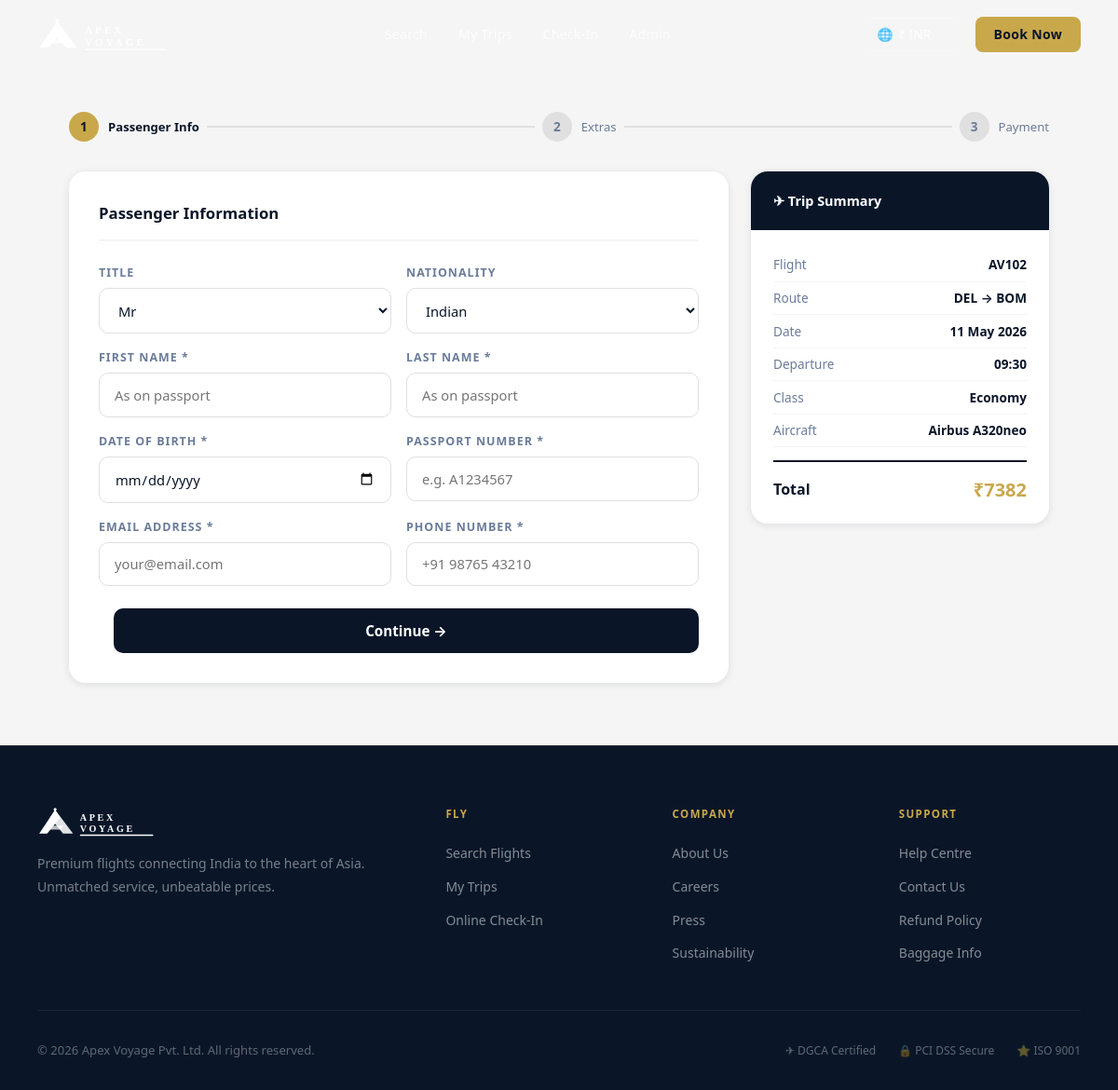
/booking?flight_id=2, run on the app's committed database.
### models.py (models this page shows, shortened)
class Flight(db.Model):
    __tablename__ = 'flights'
    id               = db.Column(db.Integer, primary_key=True)
    flight_number    = db.Column(db.String(10), nullable=False)
    origin_code      = db.Column(db.String(5), nullable=False)
    origin_city      = db.Column(db.String(100), nullable=False)
    destination_code = db.Column(db.String(5), nullable=False)
    destination_city = db.Column(db.String(100), nullable=False)
    departure_time   = db.Column(db.String(10), nullable=False)
    arrival_time     = db.Column(db.String(10), nullable=False)
    date             = db.Column(db.Date, nullable=False)
    aircraft_type    = db.Column(db.String(50), nullable=False)
    economy_price    = db.Column(db.Float, nullable=False)
    business_price   = db.Column(db.Float, nullable=False)
    first_price      = db.Column(db.Float, nullable=False)
    economy_seats    = db.Column(db.Integer, default=180)
    business_seats   = db.Column(db.Integer, default=36)
    first_seats      = db.Column(db.Integer, default=12)
    status           = db.Column(db.String(20), default='Scheduled')
    bookings         = db.relationship('Booking', backref='flight', lazy=True,
                                       cascade='all, delete-orphan')
    def price_for_class(self, cls):
        return {'Economy': self.economy_price, 'Business': self.business_price, 'First': self.first_price}.get(cls, 0)

### app.py (the view, shortened to what this page needs)
@app.route('/booking', methods=['GET', 'POST'])
def booking():
    flight_id   = request.args.get('flight_id')
    seat_class  = request.args.get('class', 'Economy')
    seat_number = request.args.get('seat', '')
    passengers  = int(request.args.get('passengers', 1))
    if not flight_id:
        return redirect(url_for('index'))
    flight = Flight.query.get_or_404(flight_id)
    return render_template('booking.html', flight=flight, seat_class=seat_class,
                           seat_number=seat_number, passengers=passengers)

### templates/booking.html (shortened to what this page needs)
{% extends 'base.html' %}
{% block extra_css %}<link rel="stylesheet" href="{{ url_for('static', filename='css/booking.css') }}">{% endblock %}
{% block content %}
<div class="page-wrap">
  <div class="page-container">
    <div class="progress-steps" role="list" aria-label="Booking steps">
      <div class="ps-step active" id="ps1" role="listitem">
        <div class="ps-num" aria-current="step">1</div>
        <div class="ps-label">Passenger Info</div>
      </div>
      <div class="ps-connector" id="conn1"></div>
      <div class="ps-step" id="ps2" role="listitem">
        <div class="ps-num">2</div>
        <div class="ps-label">Extras</div>
      </div>
      <div class="ps-connector" id="conn2"></div>
      <div class="ps-step" id="ps3" role="listitem">
        <div class="ps-num">3</div>
        <div class="ps-label">Payment</div>
      </div>
    </div>
    <div class="booking-wrap">
      <div class="booking-main">
        <form method="POST" action="{{ url_for('booking') }}" id="bookingForm">
          <div class="form-card">
            <div class="form-step active" id="step1" role="tabpanel" aria-labelledby="ps1">
              <div class="form-step-title">Passenger Information</div>
              <div class="form-row">
                <div class="form-group">
                  <label class="form-label" for="title">Title</label>
                  <select class="form-select" id="title" name="title" aria-label="Title" required>
                    <option value="Mr">Mr</option>
                  </select>
                </div>
                <div class="form-group">
                  <label class="form-label" for="nationality">Nationality</label>
                  <select class="form-select" id="nationality" name="nationality" aria-label="Nationality">
                    <option value="Indian">Indian</option>
                  </select>
                </div>
              </div>
              <div class="form-row">
                <div class="form-group">
                  <label class="form-label" for="first_name">First Name *</label>
                  <input type="text" class="form-input" id="first_name" name="first_name"
                         placeholder="As on passport" required autocomplete="given-name"
                         aria-required="true">
                </div>
                <div class="form-group">
                  <label class="form-label" for="last_name">Last Name *</label>
                  <input type="text" class="form-input" id="last_name" name="last_name"
                         placeholder="As on passport" required autocomplete="family-name"
                         aria-required="true">
                </div>
              </div>
              <div class="form-row">
                <div class="form-group">
                  <label class="form-label" for="dob">Date of Birth *</label>
                  <input type="date" class="form-input" id="dob" name="dob"
                         required aria-required="true" aria-label="Date of birth">
                </div>
                <div class="form-group">
                  <label class="form-label" for="passport">Passport Number *</label>
                  <input type="text" class="form-input" id="passport" name="passport"
                         placeholder="e.g. A1234567" required
                         autocomplete="off" aria-required="true">
                </div>
              </div>
              <div class="form-row">
                <div class="form-group">
                  <label class="form-label" for="email">Email Address *</label>
                  <input type="email" class="form-input" id="email" name="email"
                         placeholder="your@email.com" required
                         autocomplete="email" aria-required="true">
                </div>
                <div class="form-group">
                  <label class="form-label" for="phone">Phone Number *</label>
                  <input type="tel" class="form-input" id="phone" name="phone"
                         placeholder="+91 98765 43210" required
                         autocomplete="tel" aria-required="true">
                </div>
              </div>
              <div class="step-nav">
                <button type="button" class="btn-next" id="next1" aria-label="Continue to Extras">Continue →</button>
              </div>
            </div>
          </div>
        </form>
      </div>
      <div class="booking-sidebar">
        <div class="summary-card">
          <div class="summary-card__head">
            <h4>✈ Trip Summary</h4>
          </div>
          <div class="summary-body">
            <div class="sum-row">
              <span class="sum-label">Flight</span>
              <span class="sum-val">{{ flight.flight_number }}</span>
            </div>
            <div class="sum-row">
              <span class="sum-label">Route</span>
              <span class="sum-val">{{ flight.origin_code }} → {{ flight.destination_code }}</span>
            </div>
            <div class="sum-row">
              <span class="sum-label">Date</span>
              <span class="sum-val">{{ flight.date.strftime('%d %b %Y') }}</span>
            </div>
            <div class="sum-row">
              <span class="sum-label">Departure</span>
              <span class="sum-val">{{ flight.departure_time }}</span>
            </div>
            <div class="sum-row">
              <span class="sum-label">Class</span>
              <span class="sum-val">{{ seat_class }}</span>
            </div>
            <div class="sum-row">
              <span class="sum-label">Aircraft</span>
              <span class="sum-val">{{ flight.aircraft_type }}</span>
            </div>
            <div class="sum-total-row">
              <span class="sum-total-label">Total</span>
              <span class="sum-total-val">₹{{ (flight.price_for_class(seat_class) * 1.05 + 450)|int }}</span>
            </div>
          </div>
        </div>
      </div>
    </div>
  </div>
</div>
{% endblock %}

### static/css/main.css (style rules this page uses)
:root { --navy: #0A1628; --navy-mid: #112040; --navy-light: #1a2f4e; --gold: #C9A84C; --gold-light: #E8C97A; --gold-dim: rgba(201,168,76,0.15); --saffron: #FF6B35; --white: #FFFFFF; --off-white: #FAF9F7; --grey-light: #F5F5F5; --grey-mid: #E0E0E0; --text-dark: #0A1628; --text-mid: #3D4F6B; --text-muted: #6B7C99; --shadow-sm: 0 2px 8px rgba(10,22,40,0.10); --shadow-md: 0 4px 24px rgba(10,22,40,0.14); --shadow-lg: 0 12px 48px rgba(10,22,40,0.20); --radius: 10px; --radius-lg: 18px; --radius-xl: 28px; --ease: cubic-bezier(0.4,0,0.2,1); --dur: 0.25s; }
*,*::before,*::after { box-sizing: border-box; margin: 0; padding: 0; }
html { scroll-behavior: smooth; font-size: 16px; }
body { font-family: 'Segoe UI', system-ui, -apple-system, BlinkMacSystemFont, sans-serif; color: var(--text-dark); background: var(--white); overflow-x: hidden; line-height: 1.6; }
button, input, select, textarea { font-family: inherit; outline: none; }
button { cursor: pointer; border: none; background: none; }

### static/css/booking.css (style rules this page uses)
.page-wrap { padding-top: 88px; min-height: 100vh; background: var(--grey-light); }
.page-container { max-width: 1100px; margin: 0 auto; padding: 2rem 1.5rem 4rem; }
.booking-wrap { display: grid; grid-template-columns: 1fr 320px; gap: 1.5rem; }
.booking-main { min-width: 0; }
.booking-sidebar { position: sticky; top: 96px; align-self: start; }
.progress-steps { display: flex; align-items: center; margin-bottom: 2rem; }
.ps-step { display: flex; align-items: center; gap: 0.625rem; }
.ps-num { width: 32px; height: 32px; border-radius: 50%; display: flex; align-items: center; justify-content: center; font-size: 0.85rem; font-weight: 700; background: var(--grey-mid); color: var(--text-muted); transition: all var(--dur); }
.ps-step.active .ps-num { background: var(--gold); color: var(--navy); }
.ps-label { font-size: 0.82rem; font-weight: 500; color: var(--text-muted); }
.ps-step.active .ps-label { color: var(--navy); font-weight: 700; }
.ps-connector { flex: 1; height: 2px; background: var(--grey-mid); margin: 0 0.5rem; transition: background var(--dur); }
.form-card { background: white; border-radius: var(--radius-lg); box-shadow: var(--shadow-sm); overflow: hidden; }
.form-step { display: none; padding: 2rem; }
.form-step.active { display: block; }
.form-step-title { font-size: 1.05rem; font-weight: 700; color: var(--navy); margin-bottom: 1.5rem; padding-bottom: 0.875rem; border-bottom: 2px solid var(--grey-light); }
.form-row { display: grid; grid-template-columns: 1fr 1fr; gap: 1rem; margin-bottom: 1rem; }
.form-group { display: flex; flex-direction: column; gap: 0.375rem; }
.form-label { font-size: 0.78rem; font-weight: 700; text-transform: uppercase; letter-spacing: 0.08em; color: var(--text-muted); }
.form-input, .form-select { border: 1.5px solid var(--grey-mid); border-radius: var(--radius); padding: 0.8rem 1rem; font-size: 0.92rem; color: var(--navy); background: white; width: 100%; transition: border-color var(--dur), box-shadow var(--dur); }
.step-nav { display: flex; justify-content: space-between; margin-top: 1.5rem; gap: 1rem; }
.btn-next { flex: 1; background: var(--navy); color: white; border-radius: var(--radius); padding: 0.875rem 1.5rem; font-weight: 700; font-size: 0.95rem; border: none; cursor: pointer; transition: all var(--dur); }
.summary-card { background: white; border-radius: var(--radius-lg); box-shadow: var(--shadow-sm); overflow: hidden; }
.summary-card__head { background: var(--navy); color: white; padding: 1.25rem 1.5rem; }
.summary-card__head h4 { font-size: 0.9rem; font-weight: 700; }
.summary-body { padding: 1.25rem 1.5rem; }
.sum-row { display: flex; justify-content: space-between; font-size: 0.85rem; padding: 0.4rem 0; border-bottom: 1px solid var(--grey-light); }
.sum-label { color: var(--text-muted); }
.sum-val { font-weight: 600; color: var(--navy); }
.sum-total-row { display: flex; justify-content: space-between; align-items: center; margin-top: 0.875rem; padding-top: 0.875rem; border-top: 2px solid var(--navy); }
.sum-total-label { font-weight: 700; }
.sum-total-val { font-size: 1.25rem; font-weight: 700; color: var(--gold); }

### data on the page
Flight: flight_number "AV102", origin_code "DEL", destination_code "BOM", date "11 May 2026", departure_time "09:30", aircraft_type "Airbus A320neo", (flight.price_for_class(seat_class)*1.05+450)|int "7382"

### other printed values
{{ seat_class }} "Economy"
